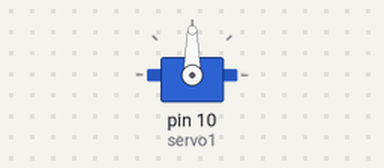
The sketch below on a simulated Arduino Uno, built with avr-gcc and run on an emulated ATmega328P. Parts: servo. What the sketch prints to the serial monitor is not drawn.

Above: at 0.05 s.
Timing chart, 0 to 4.6 s (numbered marks = the images above):
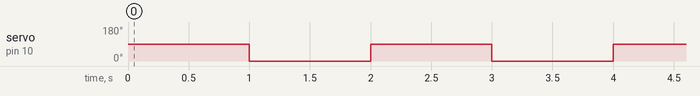

The sketch:

Servo_Test.ino
```cpp
// Servo Test
// This program turns the servo 90 CW, and then 90 ACW
// Lewis Clark 11/10/22

#include <Servo.h>
#include <Adafruit_MotorShield.h>

// Create the motor shield object with the default I2C address
Adafruit_MotorShield AFMS = Adafruit_MotorShield();

Servo servo1;

void setup() {
  // set up Serial library at 9600 bps
  Serial.begin(9600);

  Serial.println("Servo Test");

  if (!AFMS.begin()) {         // create with the default frequency 1.6KHz
  // if (!AFMS.begin(1000)) {  // OR with a different frequency, say 1KHz
    Serial.println("Could not find Motor Shield. Check wiring.");
    while (1);
  }
  Serial.println("Motor Shield found.");

  // Attach a servo to pin #10 - this is Servo 1 on the motor shield
  servo1.attach(10);

}

void loop() {

  // Sets servo position to 90 deg
  servo1.write(90);

  delay(1000);

  // Sets servo position to 0 deg
  servo1.write(0);

  delay(1000);

}
```

Measured:
- by itself, servo on pin 10 (servo1): alternates 90° for 1.0 s and 0° for 1.0 s
